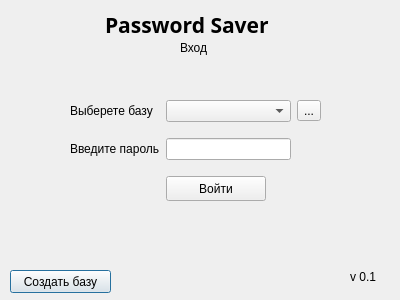
<?xml version="1.0" encoding="UTF-8"?>
<ui version="4.0">
 <class>Dialog</class>
 <widget class="QDialog" name="Dialog">
  <property name="geometry">
   <rect>
    <x>0</x>
    <y>0</y>
    <width>400</width>
    <height>300</height>
   </rect>
  </property>
  <property name="minimumSize">
   <size>
    <width>400</width>
    <height>300</height>
   </size>
  </property>
  <property name="maximumSize">
   <size>
    <width>400</width>
    <height>300</height>
   </size>
  </property>
  <property name="windowTitle">
   <string>Password Saver - Вход</string>
  </property>
  <widget class="QLabel" name="label_5">
   <property name="geometry">
    <rect>
     <x>180</x>
     <y>40</y>
     <width>31</width>
     <height>16</height>
    </rect>
   </property>
   <property name="text">
    <string>Вход</string>
   </property>
  </widget>
  <widget class="QPushButton" name="pushButton_2">
   <property name="geometry">
    <rect>
     <x>10</x>
     <y>270</y>
     <width>101</width>
     <height>23</height>
    </rect>
   </property>
   <property name="text">
    <string>Создать базу</string>
   </property>
  </widget>
  <widget class="QLabel" name="label_4">
   <property name="geometry">
    <rect>
     <x>350</x>
     <y>270</y>
     <width>47</width>
     <height>13</height>
    </rect>
   </property>
   <property name="text">
    <string>v 0.1</string>
   </property>
  </widget>
  <widget class="QLabel" name="label">
   <property name="geometry">
    <rect>
     <x>105</x>
     <y>10</y>
     <width>190</width>
     <height>30</height>
    </rect>
   </property>
   <property name="font">
    <font>
     <family>Arial Black</family>
     <pointsize>16</pointsize>
     <weight>75</weight>
     <italic>false</italic>
     <bold>true</bold>
     <underline>false</underline>
     <strikeout>false</strikeout>
    </font>
   </property>
   <property name="text">
    <string>Password Saver</string>
   </property>
  </widget>
  <widget class="QWidget" name="gridLayoutWidget">
   <property name="geometry">
    <rect>
     <x>70</x>
     <y>90</y>
     <width>251</width>
     <height>121</height>
    </rect>
   </property>
   <layout class="QGridLayout" name="gridLayout">
    <item row="2" column="1">
     <widget class="QPushButton" name="pushButton_3">
      <property name="sizePolicy">
       <sizepolicy hsizetype="Minimum" vsizetype="Fixed">
        <horstretch>0</horstretch>
        <verstretch>1</verstretch>
       </sizepolicy>
      </property>
      <property name="minimumSize">
       <size>
        <width>0</width>
        <height>0</height>
       </size>
      </property>
      <property name="maximumSize">
       <size>
        <width>100</width>
        <height>25</height>
       </size>
      </property>
      <property name="sizeIncrement">
       <size>
        <width>0</width>
        <height>0</height>
       </size>
      </property>
      <property name="baseSize">
       <size>
        <width>0</width>
        <height>0</height>
       </size>
      </property>
      <property name="text">
       <string>Войти</string>
      </property>
     </widget>
    </item>
    <item row="0" column="0">
     <widget class="QLabel" name="label_6">
      <property name="text">
       <string>Выберете базу</string>
      </property>
     </widget>
    </item>
    <item row="1" column="0">
     <widget class="QLabel" name="label_7">
      <property name="text">
       <string>Введите пароль</string>
      </property>
     </widget>
    </item>
    <item row="0" column="1">
     <widget class="QComboBox" name="comboBox_2">
      <property name="currentText">
       <string/>
      </property>
     </widget>
    </item>
    <item row="0" column="2">
     <widget class="QToolButton" name="toolButton">
      <property name="text">
       <string>...</string>
      </property>
     </widget>
    </item>
    <item row="1" column="1">
     <widget class="QLineEdit" name="lineEdit_2">
      <property name="echoMode">
       <enum>QLineEdit::Password</enum>
      </property>
     </widget>
    </item>
   </layout>
  </widget>
 </widget>
 <resources/>
 <connections/>
</ui>
